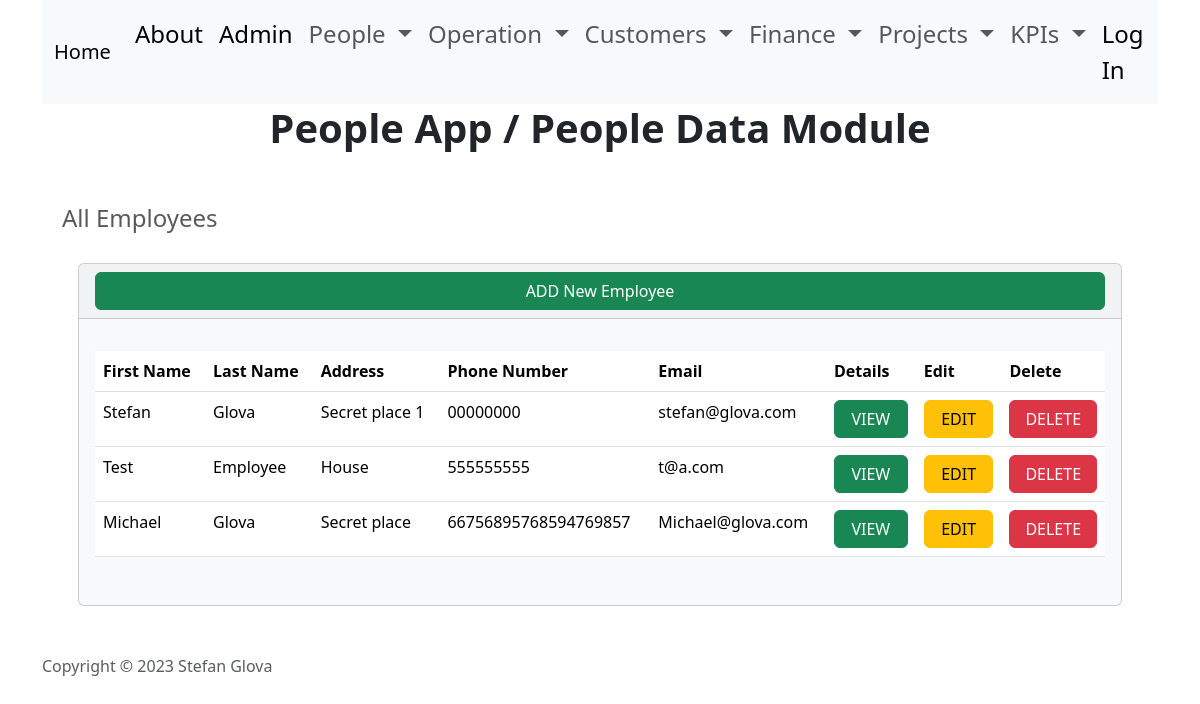
The page /applications/people/ on the database as committed earlier.
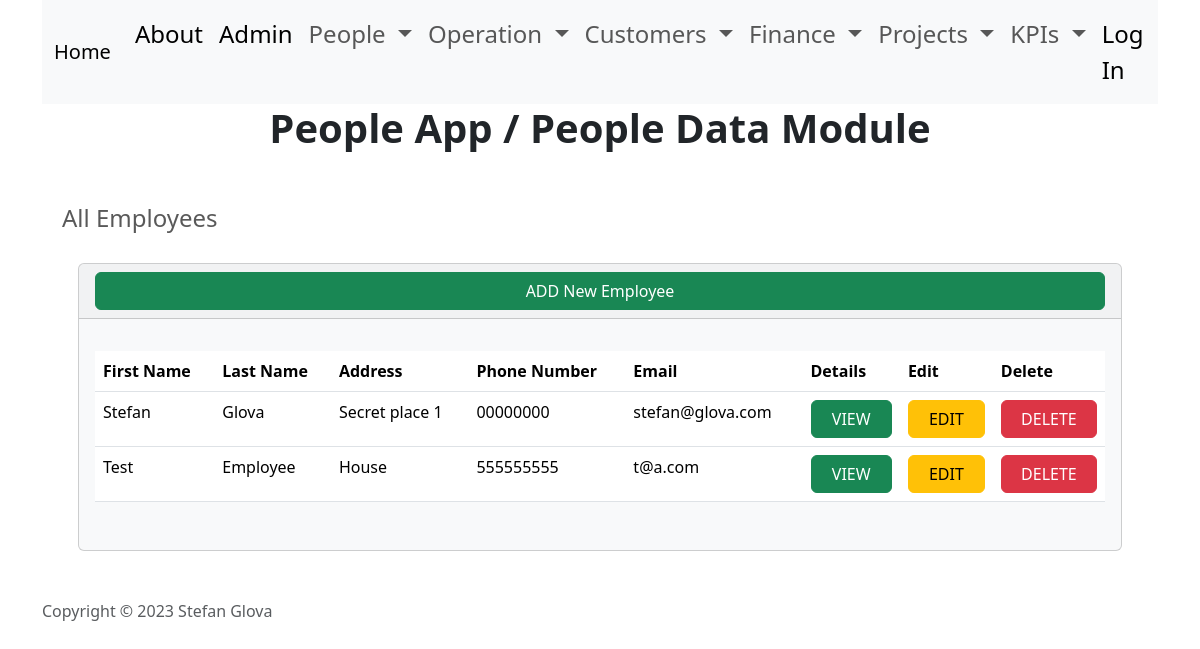
The same page on the database as committed later.
### applications/people/people_data/models.py (models this page shows)
class Employee(models.Model):
    id = models.AutoField(primary_key=True)
    first_name = models.CharField(max_length=50)
    last_name = models.CharField(max_length=50)
    address = models.CharField(max_length=250)
    phone = models.CharField(max_length=20, unique=True)
    email = models.EmailField(max_length=100, unique=True)
    emergency_contact = models.CharField(max_length=250)
    employment_start_date = models.DateField()
    employment_end_date = models.DateField(null=True)
    def __str__(self):
        return f"Employee: {self.first_name} {self.last_name}"

### applications/people/people_data/views.py (the view)
# urls.py: path('', views.people_data_home, name='people_data_home'),
def people_data_home(request):
    return render(request, 'people_data/home.html', {
        'employees': Employee.objects.all()
    })

### applications/people/people_data/templates/people_data/home.html (shortened to what this page needs)
{% extends "people_data/base.html" %} {% load static %} {% block body %}
<div class="row">
    <div class="col-12">
        {% if employees %}
            <div class="card bg-light ms-4 me-4 mb-4">
                <div class="card-header">
                    <a class="btn btn-success me-1" href="{% url 'add' %}">
                        ADD New Employee
                    </a>
                </div>
                <div class="card-body">
                    <p class="card-text">
                        <div class="table-responsive">
                            <table class="table table-hover">
                                <thead>
                                <tr>
                                    <th scope="col">First Name</th>
                                    <th scope="col">Last Name</th>
                                    <th scope="col">Address</th>
                                    <th scope="col">Phone Number</th>
                                    <th scope="col">Email</th>
                                    <th scope="col">Details</th>
                                    <th scope="col">Edit</th>
                                    <th scope="col">Delete</th>
                                </tr>
                                </thead>
                                <tbody>
                                    {% for employee in employees  %}
                                        <tr>
                                            <td>{{ employee.first_name }}</td>
                                            <td>{{ employee.last_name }}</td>
                                            <td>{{ employee.address }}</td>
                                            <td>{{ employee.phone }}</td>
                                            <td>{{ employee.email }}</td>
                                            <td>
                                                <button type="button" class="btn btn-success me-1" href="{% url 'view_employee' employee.id %}"
                                                    data-bs-toggle="modal" data-bs-target="#myModal{{ employee.id }}">
                                                    VIEW
                                                </button>
                                            </td>
                                            <td>
                                                <a class="btn btn-warning me-1" href="{% url 'edit' employee.id %}">
                                                    EDIT
                                                </a>
                                            </td>
                                            <td>
                                                <button type="button" class="btn btn-danger" data-bs-toggle="modal" data-bs-target="#delete{{ employee.id }}">
                                                    DELETE
                                                </button>
                                            </td>
                                        </tr>
                                    {% endfor %}
                                </tbody>
                            </table>
                        </div>
                    </p>
                </div>
            </div>
        {% else %}
            <h5 class="alert alert-primary ms-4 me-4">No Employee Records</h5>
        {% endif %}
    </div>
</div>
{% endblock body %}

Rows that differ between the two databases and show on the page:
removed Employee: first_name "Michael", last_name "Glova", address "Secret place", phone "66756895768594769857", email "Michael@glova.com"
